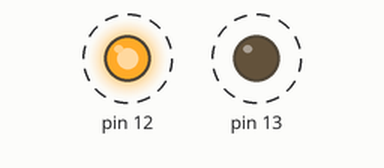
Bench run of a sketch on a simulated Arduino Uno, built with avr-gcc and run on an emulated ATmega328P. Shown: output pins drawn as LEDs (lit = HIGH). Dashed ring = blinking.

Above: at 0.5 s.
Timing chart, 0 to 4.6 s (numbered marks = the images above):
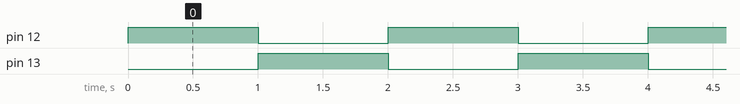

The sketch:

Lchika-kougo.ino
```cpp
//LED２つを交互に光らせるプログラム

void setup() {
  //Arduinoに12,13番ピンを出力用として使うと知らせる
  pinMode(12, OUTPUT);
  pinMode(13, OUTPUT);
}

void loop() {
  digitalWrite(13, LOW);
  digitalWrite(12, HIGH);
  delay(1000);
  digitalWrite(12, LOW);
  digitalWrite(13, HIGH);
  delay(1000);
}
```

Measured:
- by itself, pin 12, pin 13: alternates HIGH for 1.0 s and LOW for 1.0 s
